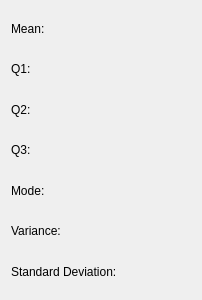
<?xml version="1.0" encoding="UTF-8"?>
<ui version="4.0">
 <class>Statistic</class>
 <widget class="QDialog" name="Statistic">
  <property name="geometry">
   <rect>
    <x>0</x>
    <y>0</y>
    <width>202</width>
    <height>300</height>
   </rect>
  </property>
  <property name="windowTitle">
   <string>Dialog</string>
  </property>
  <layout class="QVBoxLayout" name="verticalLayout">
   <item>
    <widget class="QLabel" name="mean">
     <property name="text">
      <string>Mean:</string>
     </property>
    </widget>
   </item>
   <item>
    <widget class="QLabel" name="q1">
     <property name="text">
      <string>Q1:</string>
     </property>
    </widget>
   </item>
   <item>
    <widget class="QLabel" name="q2">
     <property name="text">
      <string>Q2:</string>
     </property>
    </widget>
   </item>
   <item>
    <widget class="QLabel" name="q3">
     <property name="text">
      <string>Q3:</string>
     </property>
    </widget>
   </item>
   <item>
    <widget class="QLabel" name="mode">
     <property name="text">
      <string>Mode:</string>
     </property>
    </widget>
   </item>
   <item>
    <widget class="QLabel" name="variance">
     <property name="text">
      <string>Variance:</string>
     </property>
    </widget>
   </item>
   <item>
    <widget class="QLabel" name="sd">
     <property name="text">
      <string>Standard Deviation:</string>
     </property>
    </widget>
   </item>
  </layout>
 </widget>
 <resources/>
 <connections/>
</ui>
